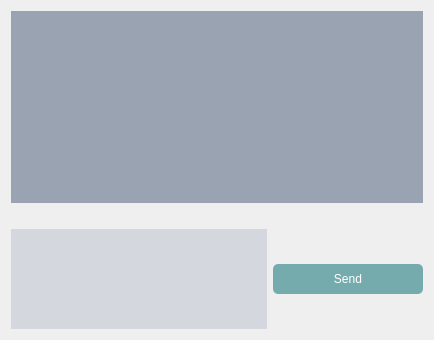
      <widget class="QWidget" name="messaging_page">
       <layout class="QGridLayout" name="gridLayout_14">
        <item row="0" column="0" colspan="4">
         <widget class="QTextBrowser" name="textBrowser">
          <property name="cursor" stdset="0">
           <cursorShape>IBeamCursor</cursorShape>
          </property>
          <property name="styleSheet">
           <string notr="true">background-color: #9aa3b1;</string>
          </property>
          <property name="frameShape">
           <enum>QFrame::NoFrame</enum>
          </property>
         </widget>
        </item>
        <item row="2" column="3">
         <widget class="QPushButton" name="send_message_button">
          <property name="sizePolicy">
           <sizepolicy hsizetype="Minimum" vsizetype="Minimum">
            <horstretch>0</horstretch>
            <verstretch>0</verstretch>
           </sizepolicy>
          </property>
          <property name="minimumSize">
           <size>
            <width>150</width>
            <height>0</height>
           </size>
          </property>
          <property name="maximumSize">
           <size>
            <width>80</width>
            <height>30</height>
           </size>
          </property>
          <property name="styleSheet">
           <string notr="true">QPushButton {
	border-radius: 5px;
	color: #fff;
	background-color: #76ABAE;
}

QPushButton:hover {
	background-color: #828786;
	color: #fff;
	border-radius: 10px;
}</string>
          </property>
          <property name="text">
           <string>Send</string>
          </property>
          <property name="icon">
           <iconset resource="openauto_resources.qrc">
            <normaloff>:/resources/Icons/edit.png</normaloff>:/resources/Icons/edit.png</iconset>
          </property>
          <property name="iconSize">
           <size>
            <width>30</width>
            <height>30</height>
           </size>
          </property>
          <property name="flat">
           <bool>true</bool>
          </property>
         </widget>
        </item>
        <item row="2" column="0" colspan="3">
         <widget class="QTextEdit" name="send_text_edit">
          <property name="sizePolicy">
           <sizepolicy hsizetype="Expanding" vsizetype="Minimum">
            <horstretch>0</horstretch>
            <verstretch>0</verstretch>
           </sizepolicy>
          </property>
          <property name="maximumSize">
           <size>
            <width>16777215</width>
            <height>100</height>
           </size>
          </property>
          <property name="cursor" stdset="0">
           <cursorShape>IBeamCursor</cursorShape>
          </property>
          <property name="styleSheet">
           <string notr="true">background-color: #d4d8de;
</string>
          </property>
          <property name="frameShape">
           <enum>QFrame::NoFrame</enum>
          </property>
         </widget>
        </item>
        <item row="1" column="0">
         <spacer name="horizontalSpacer">
          <property name="orientation">
           <enum>Qt::Horizontal</enum>
          </property>
          <property name="sizeHint" stdset="0">
           <size>
            <width>40</width>
            <height>20</height>
           </size>
          </property>
         </spacer>
        </item>
       </layout>
      </widget>
